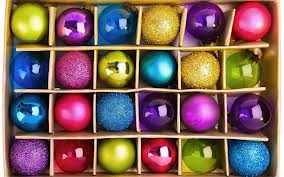
//> input picture resources/christmas-balls.png, 284 x 177 px
$ ./exercise_2_4   (built with g++ and OpenCV 4)
//> lines starting //> are read from the running program, lines starting //| are printed output that depends on the picture; after the words box and inside, x2 and y2 are one past the last pixel; in counts of white or black regions, pixels touching at a corner belong together
#include <opencv2/imgcodecs.hpp>
#include <opencv2/highgui.hpp>
#include <opencv2/imgproc.hpp>
#include <iostream>

using namespace cv;
using namespace std;

int main() {
	const string path = "resources/christmas-balls.png";
	const Mat img = imread(path);
//> img is the input picture: 177 rows x 284 cols, CV_8UC3; mean B, G, R 91.4, 98.1, 126.7
	Mat imgHSV, mask;
	int hmin = 0, smin = 110, vmin = 153;
	int hmax = 19, smax = 240, vmax = 255;

	cvtColor(img, imgHSV, COLOR_BGR2HSV);
//> imgHSV: 177 rows x 284 cols, CV_8UC3; mean H, S, V 74.4, 162.8, 145.2

	namedWindow("Trackbars", (640, 200));
	createTrackbar("Hue Min", "Trackbars", &hmin, 179);
	createTrackbar("Hue Max", "Trackbars", &hmax, 179);
	createTrackbar("Sat Min", "Trackbars", &smin, 255);
	createTrackbar("Sat Max", "Trackbars", &smax, 255);
	createTrackbar("Val Min", "Trackbars", &vmin, 255);
	createTrackbar("Val Max", "Trackbars", &vmax, 255);

	while (true) {
		Scalar lower(hmin, smin, vmin);
		Scalar upper(hmax, smax, vmax);
		inRange(imgHSV, lower, upper, mask);
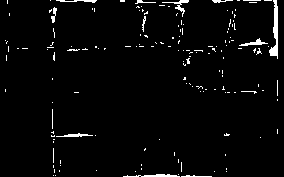
//> mask: 177 rows x 284 cols, CV_8UC1; 2.9% white; 156 white regions (144 under 20 px), largest, box (x1, y1, x2, y2) and area: (269, 0, 278, 59) 249, (123, 174, 180, 177) 105, (162, 0, 189, 17) 94

		imshow("Image", img);
		imshow("Image HSV", imgHSV);
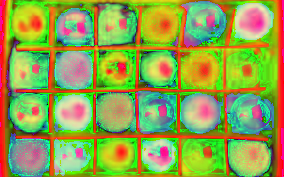
//> window 'Image HSV': 177 rows x 284 cols, CV_8UC3; mean B, G, R 74.4, 162.8, 145.2
		imshow("Image Mask", mask);
		waitKey(1);
	}
}

$ run again, with resources/lynx-snow-2.png copied over resources/christmas-balls.png
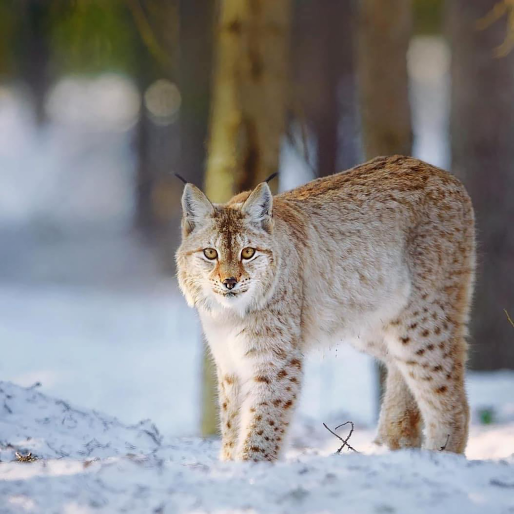
//> input picture resources/lynx-snow-2.png, 1028 x 1028 px (shown at 1/2 size)
//> img is the input picture: 1028 rows x 1028 cols, CV_8UC3; mean B, G, R 137.3, 137.5, 139.4
//> imgHSV: 1028 rows x 1028 cols, CV_8UC3; mean H, S, V 68.6, 50.8, 151.4
//> `inRange(imgHSV, lower, upper, mask);`:
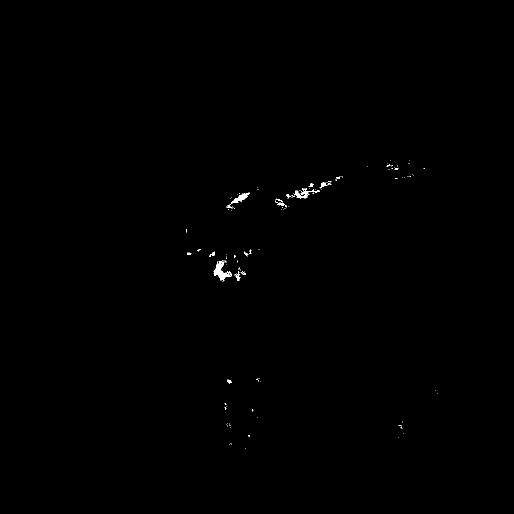
//> mask: 1028 rows x 1028 cols, CV_8UC1 (shown at 1/2 size); 0.2% white; 135 white regions (119 under 20 px), largest, box (x1, y1, x2, y2) and area: (427, 522, 464, 562) 596, (587, 376, 639, 397) 318, (462, 385, 500, 408) 299
//> `imshow("Image HSV", imgHSV);`:
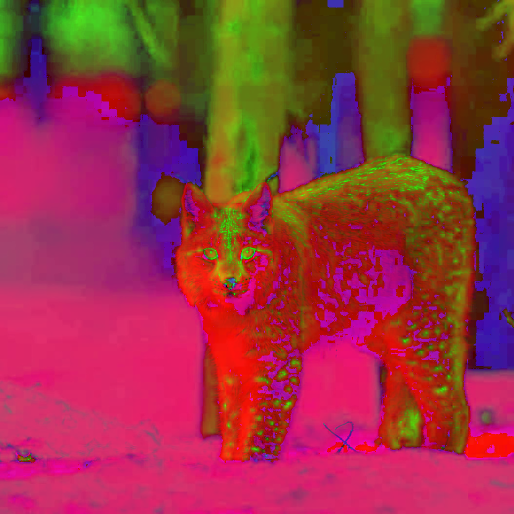
//> window 'Image HSV': 1028 rows x 1028 cols, CV_8UC3 (shown at 1/2 size); mean B, G, R 68.6, 50.8, 151.4
